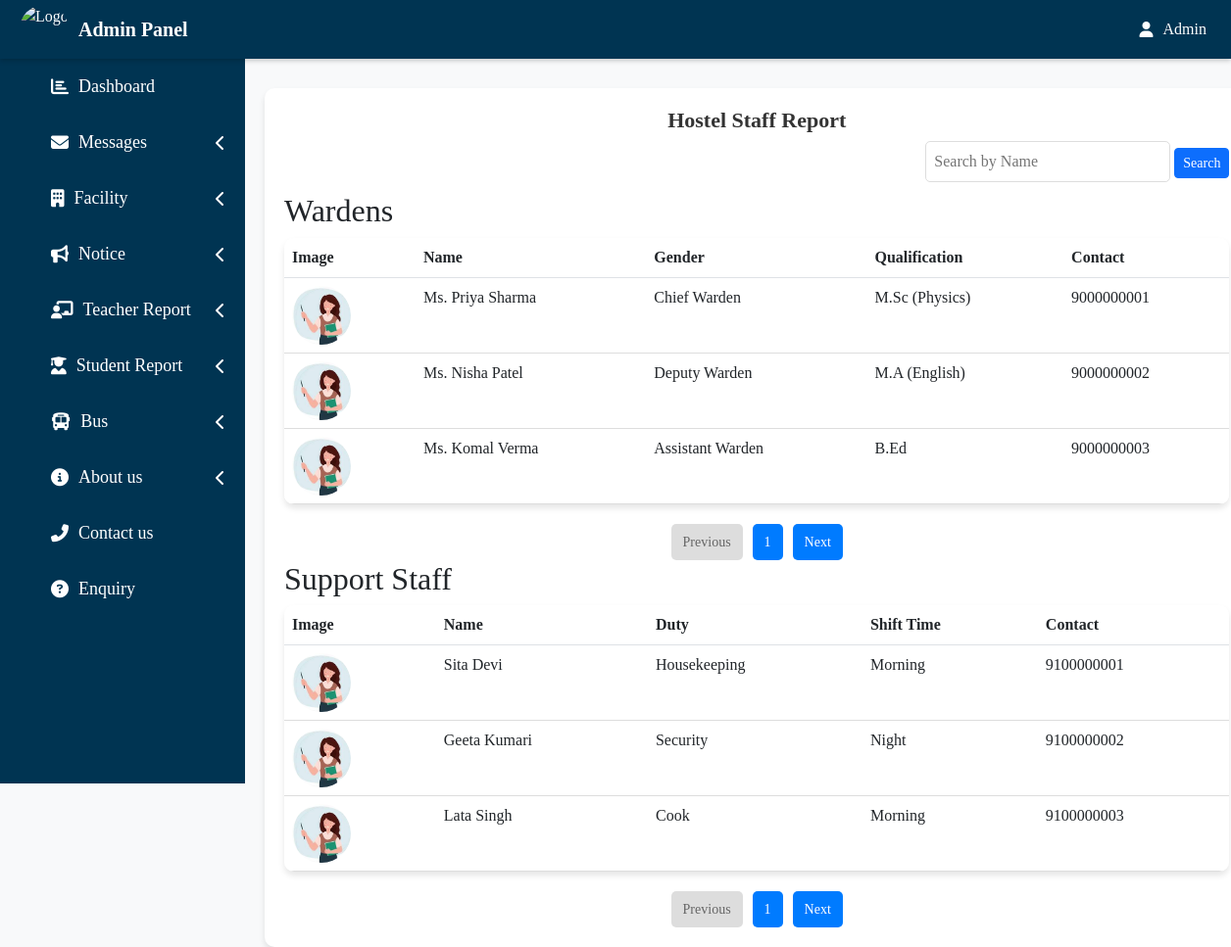
/admin/hostel_staff_report.php (signed in), run on the app's committed database.
### tables this page shows
CREATE TABLE `warden` (
  `id` int(11) NOT NULL,
  `name` varchar(100) NOT NULL,
  `photo` varchar(255) NOT NULL,
  `contact` varchar(15) NOT NULL,
  `designation` varchar(100) NOT NULL,
  `qualification` varchar(100) NOT NULL,
  `password` varchar(100) NOT NULL
);

CREATE TABLE `support_staff` (
  `id` int(11) NOT NULL,
  `name` varchar(100) NOT NULL,
  `photo` varchar(255) NOT NULL,
  `contact` varchar(15) NOT NULL,
  `duty_role` varchar(100) NOT NULL,
  `shift_time` varchar(50) NOT NULL
);

### admin/hostel_staff_report.php (the view, shortened to what this page needs)
<?php
$limit = 3;
$page = isset($_GET['page']) ? (int)$_GET['page'] : 1;
$page = max(1, $page);
$start = ($page - 1) * $limit;
$search = isset($_GET['search']) ? mysqli_real_escape_string($conn, $_GET['search']) : '';
$whereClause = $search ? "WHERE name LIKE '%$search%'" : "";
$resultCount = mysqli_query($conn, "SELECT COUNT(*) AS total FROM warden $whereClause");
$totalRows = mysqli_fetch_assoc($resultCount)['total'];
$totalPages = ceil($totalRows / $limit);
$wardens = mysqli_query($conn, "SELECT * FROM warden $whereClause LIMIT $start, $limit");
$resultCountStaff = mysqli_query($conn, "SELECT COUNT(*) AS total FROM support_staff $whereClause");
$totalRowsStaff = mysqli_fetch_assoc($resultCountStaff)['total'];
$totalPagesStaff = ceil($totalRowsStaff / $limit);
$support_staff = mysqli_query($conn, "SELECT * FROM support_staff $whereClause LIMIT $start, $limit");
?>
<!DOCTYPE html>
<html lang="en">
<head>
    <link href="https://cdn.jsdelivr.net/npm/bootstrap@5.3.0/dist/css/bootstrap.min.css" rel="stylesheet">
</head>
<body>
    <?php include ('include/header.php'); ?>
    <div class="container mt-4">
        <div class="container1">
            <h1>Hostel Staff Report</h1>
            <div class="search-bar">
                <form method="GET">
                    <input type="text" name="search" placeholder="Search by Name" value="<?php echo $search; ?>">
                    <button type="submit" class="btn btn-primary btn-sm">Search</button>
                </form>
            </div>
            <h2>Wardens</h2>
            <table class="table">
                <tr>
                    <th>Image</th>
                    <th>Name</th>
                    <th>Gender</th>
                    <th>Qualification</th>
                    <th>Contact</th>
                </tr>
                <?php while ($row = mysqli_fetch_assoc($wardens)): ?>
                <tr>
                    <td><img src="images/<?php echo $row['photo']; ?>" alt="Warden Image"></td>
                    <td><?php echo $row['name']; ?></td>
                    <td><?php echo $row['designation']; ?></td>
                    <td><?php echo $row['qualification']; ?></td>
                    <td><?php echo $row['contact']; ?></td>
                </tr>
                <?php endwhile; ?>
            </table>
            <div class="pagination">
                <?php if ($page > 1): ?>
                    <a href="?page=<?php echo $page - 1; ?>&search=<?php echo $search; ?>">Previous</a>
                <?php else: ?>
                    <span class="disabled">Previous</span>
                <?php endif; ?>
                <span><?php echo $page; ?></span>
                <?php if ($page < $totalPages): ?>
                    <a href="?page=<?php echo $page + 1; ?>&search=<?php echo $search; ?>">Next</a>
                <?php else: ?>
                    <span class="disabled">Next</span>
                <?php endif; ?>
            </div>
            <h2>Support Staff</h2>
            <table class="table">
                <tr>
                    <th>Image</th>
                    <th>Name</th>
                    <th>Duty</th>
                    <th>Shift Time</th>
                    <th>Contact</th>
                </tr>
                <?php while ($row = mysqli_fetch_assoc($support_staff)): ?>
                <tr>
                    <td><img src="images/<?php echo $row['photo']; ?>" alt="Support Staff Image"></td>
                    <td><?php echo $row['name']; ?></td>
                    <td><?php echo $row['duty_role']; ?></td>
                    <td><?php echo $row['shift_time']; ?></td>
                    <td><?php echo $row['contact']; ?></td>
                </tr>
                <?php endwhile; ?>
            </table>
            <div class="pagination">
                <?php if ($page > 1): ?>
                    <a href="?page=<?php echo $page - 1; ?>&search=<?php echo $search; ?>">Previous</a>
                <?php else: ?>
                    <span class="disabled">Previous</span>
                <?php endif; ?>
                <span><?php echo $page; ?></span>
                <?php if ($page < $totalPagesStaff): ?>
                    <a href="?page=<?php echo $page + 1; ?>&search=<?php echo $search; ?>">Next</a>
                <?php else: ?>
                    <span class="disabled">Next</span>
                <?php endif; ?>
            </div>
        </div>
    </div>
</body>
</html>

### admin/include/header.php (shortened to what this page needs)
<!DOCTYPE html>
<html lang="en">
<head>
    <link rel="stylesheet" href="https://cdnjs.cloudflare.com/ajax/libs/font-awesome/6.4.2/css/all.min.css">
</head>
<body>
    <div class="a1">
    <div class="topbar1">
       <div class="logo1" style="display: flex; align-items: center; gap: 10px;">
            <img src="\campus_management\admin\images\Picsart_25-01-06_18-46-54-842.png" alt="Logo">
            <h1>Admin Panel</h1>
        </div>
        <div class="profile1" onclick="toggleProfileDropdown()">
           <i class="fas fa-user"></i>
            <span>Admin</span>
        </div>
    </div>
    <div class="sidebar1">
        <ul class="nav-links1">
            <li><a href="\campus_management\admin\dashboard.php"><i class="fas fa-chart-bar"></i> <span>Dashboard</span></a></li>
            <li onclick="toggleDropdown(this)">
                <a href="#"><i class="fas fa-envelope"></i> <span>Messages</span></a>
                <i class="fas fa-chevron-left arrow"></i>
            </li>
            <li onclick="toggleDropdown(this)">
                <a href="#"><i class="fas fa-building"></i> <span>Facility</span></a>
                <i class="fas fa-chevron-left arrow"></i>
            </li>
             <li onclick="toggleDropdown(this)">
                <a href="#"><i class="fas fa-bullhorn"></i> <span>Notice</span></a>
                <i class="fas fa-chevron-left arrow"></i>
            </li>
             <li onclick="toggleDropdown(this)">
                <a href="#"><i class="fas fa-chalkboard-teacher"></i> <span>Teacher Report</span></a>
                <i class="fas fa-chevron-left arrow"></i>
            </li>
             <li onclick="toggleDropdown(this)">
                <a href="#"><i class="fas fa-user-graduate"></i> <span>Student Report</span></a>
                <i class="fas fa-chevron-left arrow"></i>
            </li>
             <li onclick="toggleDropdown(this)">
                <a href="#"><i class="fas fa-bus"></i> <span>Bus</span></a>
                <i class="fas fa-chevron-left arrow"></i>
            </li>
             <li onclick="toggleDropdown(this)">
                <a href="#"><i class="fas fa-info-circle"></i> <span>About us</span></a>
                <i class="fas fa-chevron-left arrow"></i>
            </li>
            <li><a href="\campus_management\admin\contact_update.php"><i class="fas fa-phone-alt"></i> <span>Contact us</span></a></li>
            <li><a href="\campus_management\admin\enqiry.php"><i class="fas fa-question-circle"></i> <span>Enquiry</span></a></li>
        </ul>
    </div>
   </div>
</body>
</html>

### admin/hostel_staff_report.php (style rules this page uses)
body { font-family: 'Poppins', sans-serif; background-color: #f8f9fa; }
.container1 { background: #fff; padding: 20px; border-radius: 10px; box-shadow: 0 4px 6px rgba(0, 0, 0, 0.1); margin-top: 50px; width: 90%; margin-top: 90px; margin-left: 200px; }
h1 { font-size: 22px; font-weight: 600; color: #333; text-align: center; }
.search-bar { display: flex; justify-content: flex-end; margin-bottom: 10px; }
.search-bar input { padding: 8px; width: 250px; border-radius: 5px; border: 1px solid #ddd; }
table { width: 100%; background: #fff; border-radius: 10px; overflow: hidden; box-shadow: 0 4px 6px rgba(0, 0, 0, 0.1); }
th { background: #007bff; color: white; text-align: left; padding: 10px; }
td { padding: 10px; border-bottom: 1px solid #ddd; }
img { width: 60px; height: 60px; border-radius: 50%; object-fit: cover; }
.pagination { margin-top: 20px; display: flex; justify-content: center; gap: 10px; }
.pagination a, .pagination span { padding: 8px 12px; border-radius: 5px; text-decoration: none; font-size: 14px; background: #007bff; color: white; }
.pagination .disabled { background: #ddd; color: #666; pointer-events: none; }

### admin/include/header.php (style rules this page uses)
* { margin: 0; padding: 0; font-family: times new roman; }
.topbar1 { position: fixed; top: 0; left: 0; width: 100%; height: 60px; background: #003452; color: white; display: flex; justify-content: space-between; align-items: center; padding: 0 20px; box-shadow: 0 2px 5px rgba(0, 0, 0, 0.2); z-index: 1000; }
.topbar1 .profile1 { position: relative; display: flex; align-items: center; gap: 10px; font-size: 16px; cursor: pointer; padding: 5px; border-radius: 5px; }
.sidebar1 { width: 250px; background: #003452; color: white; height: 100vh; position: fixed; left: 0; top: 60px; transition: all 0.3s; overflow-y: auto; max-height: calc(100vh - 60px); }
.nav-links1 { list-style: none; }
.nav-links1 li { padding: 15px 20px; cursor: pointer; display: flex; align-items: center; justify-content: space-between; }
.nav-links1 li a { text-decoration: none; color: white; font-size: 18px; display: flex; align-items: center; gap: 10px; transition: background 0.3s; width: 100%; }
.logo1 img { width: 50px; height: 50px; }
.arrow { transition: transform 0.3s ease; }
.logo1 h1 { font-size: 20px; color: white; margin: 0; }

### data on the page
warden: photo (picture), name "Ms. Priya Sharma", designation "Chief Warden", qualification "M.Sc (Physics)", contact "9000000001"
warden: photo (picture), name "Ms. Nisha Patel", designation "Deputy Warden", qualification "M.A (English)", contact "9000000002"
warden: photo (picture), name "Ms. Komal Verma", designation "Assistant Warden", qualification "B.Ed", contact "9000000003"
support_staff: photo (picture), name "Sita Devi", duty_role "Housekeeping", shift_time "Morning", contact "9100000001"
support_staff: photo (picture), name "Geeta Kumari", duty_role "Security", shift_time "Night", contact "9100000002"
support_staff: photo (picture), name "Lata Singh", duty_role "Cook", shift_time "Morning", contact "9100000003"

### other printed values
$page "1"
